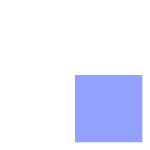
Frame 1 (no input)
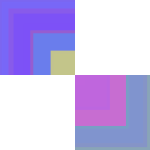
Frame 60 (the mouse pressed at the canvas centre just before this capture)
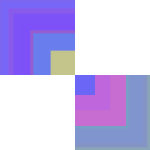
Frame 120 (the mouse held since frame 60 and released just before this capture)

The Processing sketch that drew these frames (run headless with seeded random() and noise(); from frame 60 on, the mouse is pressed at the canvas centre):

// Processing sketch: processing_160818
// ── processing_160818.pde

int counter;

void setup() {  //setup function called initially, only once
  size(150, 150);
  background(255);  //set background white
  colorMode(HSB);   //set colors to Hue, Saturation, Brightness mode
  counter = 0;
}

void draw() {  //draw function loops 
  counter++;
  noStroke();
  fill(random(255),180,255,150);
  
  if(mousePressed == true) { //add some interaction
    rect(mouseX, mouseY, 20, 20);
  }
  else {
    rect(width/2, height/2, 80*sin(counter), 80*sin(counter));
  }
}
